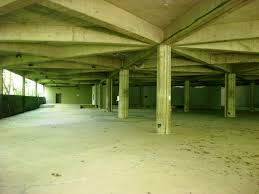
#> input picture PythonApplication1/subsolo.jpg, 259 x 194 px
$ python histogram.py subsolo.jpg subsolo.jpg
#> lines starting #> are read from the running program, lines starting #| are printed output that depends on the picture

import cv2
import numpy as np
import matplotlib.pyplot as plt
import sys
import os

path = sys.argv[1]
name = sys.argv[2]
image1 = cv2.imread(path)
#> image1 is the input picture: shape (194, 259, 3); mean B, G, R 79.7, 139.5, 133.3
hist,bin = np.histogram(image1.ravel(),256,[0,255])
#> hist = 256 values, max 2175 at index 0, min 30 at index 247, mean 588.8; bin = 257 values from 0 to 255
plt.xlim([0,255])
plt.plot(hist)
plt.title('histogram')
newName = name.split(".")[0]+"Histogram."+name.split(".")[1]
plt.savefig("C:/OpenImageProcessor/ImageConvert/wwwroot/Imgs/Actual/"+newName)
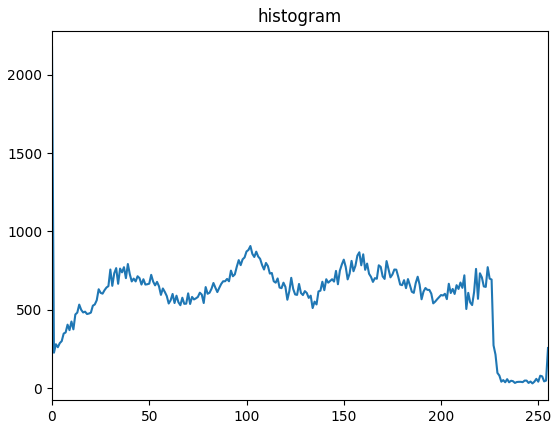
#> figure drawn by matplotlib, 1 panel; curve peaks at x = 0, y = 2175
print(os.path.join("C:/OpenImageProcessor/ImageConvert/wwwroot/Imgs/Actual/", newName))
print(os.path.join(newName))
